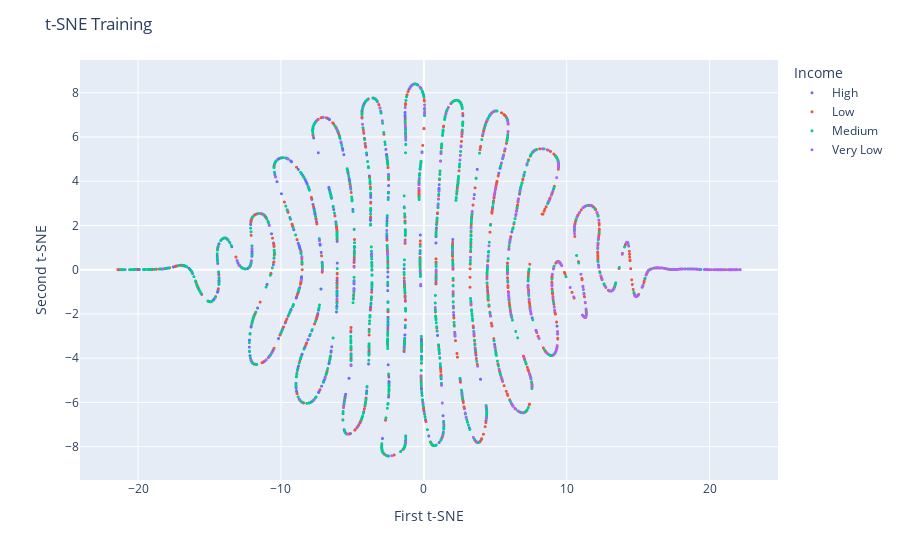
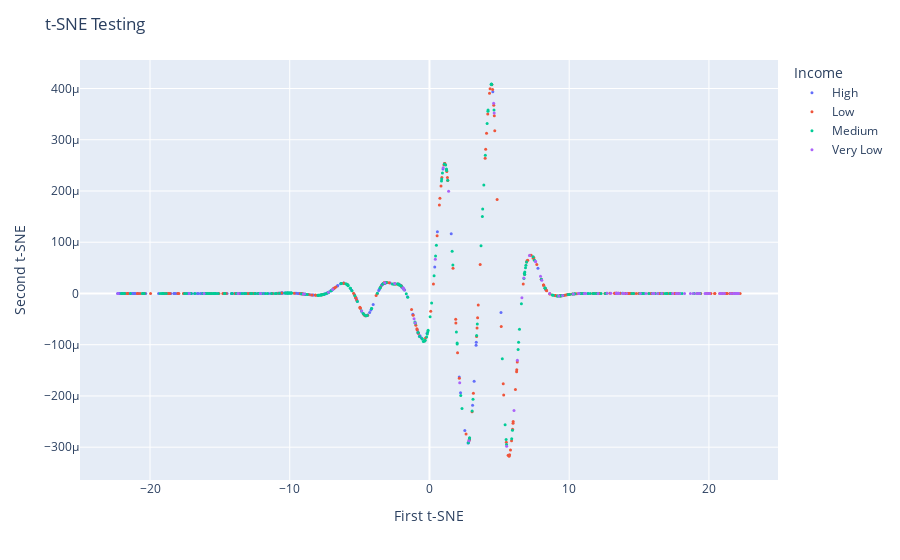

Notebook source saved alongside these figures, in order:
### Code cell
import plotly.express as px

dftemp = pd.DataFrame(
    {"x": temp_train[:, 0], "y": temp_train[:, 1], "Income": train_data["Income"]}
)
fig1 = px.scatter(dftemp, x="x", y="y", color="Income")
fig1.update_traces(marker={"size": 3})
fig1.update_layout(
    title="t-SNE Training",
    xaxis_title="First t-SNE",
    yaxis_title="Second t-SNE",
)
fig1.show()


dftemp = pd.DataFrame(
    {"x": temp_test[:, 0], "y": temp_test[:, 1], "Income": test_data["Income"]}
)
fig1 = px.scatter(dftemp, x="x", y="y", color="Income")
fig1.update_traces(marker={"size": 3})
fig1.update_layout(
    title="t-SNE Testing",
    xaxis_title="First t-SNE",
    yaxis_title="Second t-SNE",
)
fig1.show()

### Figure 1 — Plotly figure (JSON) as saved in the notebook; plotly's stock layout.template omitted (floating-point values rounded to 4 significant figures; data arrays with more than 128 entries replaced by an {"elided": "..."} marker saying what was removed)
{"data": [{"hovertemplate": "Income=High<br>x=%{x}<br>y=%{y}<extra></extra>", "legendgroup": "High", "marker": {"color": "#636efa", "size": 3, "symbol": "circle"}, "mode": "markers", "name": "High", "showlegend": true, "type": "scattergl", "x": {"elided": "821 float values"}, "xaxis": "x", "y": {"elided": "821 float values"}, "yaxis": "y"}, {"hovertemplate": "Income=Low<br>x=%{x}<br>y=%{y}<extra></extra>", "legendgroup": "Low", "marker": {"color": "#EF553B", "size": 3, "symbol": "circle"}, "mode": "markers", "name": "Low", "showlegend": true, "type": "scattergl", "x": {"elided": "1064 float values"}, "xaxis": "x", "y": {"elided": "1064 float values"}, "yaxis": "y"}, {"hovertemplate": "Income=Medium<br>x=%{x}<br>y=%{y}<extra></extra>", "legendgroup": "Medium", "marker": {"color": "#00cc96", "size": 3, "symbol": "circle"}, "mode": "markers", "name": "Medium", "showlegend": true, "type": "scattergl", "x": {"elided": "1038 float values"}, "xaxis": "x", "y": {"elided": "1038 float values"}, "yaxis": "y"}, {"hovertemplate": "Income=Very Low<br>x=%{x}<br>y=%{y}<extra></extra>", "legendgroup": "Very Low", "marker": {"color": "#ab63fa", "size": 3, "symbol": "circle"}, "mode": "markers", "name": "Very Low", "showlegend": true, "type": "scattergl", "x": {"elided": "365 float values"}, "xaxis": "x", "y": {"elided": "365 float values"}, "yaxis": "y"}], "layout": {"legend": {"title": {"text": "Income"}, "tracegroupgap": 0}, "margin": {"t": 60}, "title": {"text": "t-SNE Training"}, "xaxis": {"anchor": "y", "domain": [0, 1], "title": {"text": "First t-SNE"}}, "yaxis": {"anchor": "x", "domain": [0, 1], "title": {"text": "Second t-SNE"}}}}

### Figure 2 — Plotly figure (JSON) as saved in the notebook; plotly's stock layout.template omitted (floating-point values rounded to 4 significant figures; data arrays with more than 128 entries replaced by an {"elided": "..."} marker saying what was removed)
{"data": [{"hovertemplate": "Income=High<br>x=%{x}<br>y=%{y}<extra></extra>", "legendgroup": "High", "marker": {"color": "#636efa", "size": 3, "symbol": "circle"}, "mode": "markers", "name": "High", "orientation": "v", "showlegend": true, "type": "scatter", "x": {"elided": "187 float values"}, "xaxis": "x", "y": {"elided": "187 float values"}, "yaxis": "y"}, {"hovertemplate": "Income=Low<br>x=%{x}<br>y=%{y}<extra></extra>", "legendgroup": "Low", "marker": {"color": "#EF553B", "size": 3, "symbol": "circle"}, "mode": "markers", "name": "Low", "orientation": "v", "showlegend": true, "type": "scatter", "x": {"elided": "288 float values"}, "xaxis": "x", "y": {"elided": "288 float values"}, "yaxis": "y"}, {"hovertemplate": "Income=Medium<br>x=%{x}<br>y=%{y}<extra></extra>", "legendgroup": "Medium", "marker": {"color": "#00cc96", "size": 3, "symbol": "circle"}, "mode": "markers", "name": "Medium", "orientation": "v", "showlegend": true, "type": "scatter", "x": {"elided": "254 float values"}, "xaxis": "x", "y": {"elided": "254 float values"}, "yaxis": "y"}, {"hovertemplate": "Income=Very Low<br>x=%{x}<br>y=%{y}<extra></extra>", "legendgroup": "Very Low", "marker": {"color": "#ab63fa", "size": 3, "symbol": "circle"}, "mode": "markers", "name": "Very Low", "orientation": "v", "showlegend": true, "type": "scatter", "x": [12.72, 20.02, 6.757, 21.98, 19.76, -12.12, 6.292, 17.67, 4.593, 18.89, -1.026, 13.39, 15.49, 21.99, 16.02, -8.944, 9.253, 2.832, 21.11, -16.13, 20.77, -1.807, 22.01, 22.09, 0.9837, -6.927, 19.13, 7.949, 15.97, 7.6, -9.015, 12.07, 7.589, -12.07, 0.4196, 20.84, 14.1, 13.47, 6.616, 19.33, -4.852, 13.41, 5.527, -1.889, 16.34, 10.68, 21.74, -2.485, 1.37, 10.7, -1.103, 16.63, 11.09, 21.01, 8.04, 15.09, 17.41, 12.98, 22.11, 4.631, 8.597, 6.051, 7.157, 18.26, 13.38, 19.24, 10.29, 18.68, 21.92, 17.9, -13.7, 20.03, -22.29, 13.52, -3.201, 20.84, 11.16, -7.229, 13.53, 22.04, 19.88, 21.79, 13.9, 22.01, -17.18, 13.85, 13.92, 19.72, 21.56, 16.07, 9.527, 17.76, 2.164], "xaxis": "x", "y": [1.899e-07, 6.597e-09, 3.008e-05, 3.138e-09, 3.939e-09, -2.608e-07, -0.0001302, 3.318e-09, 0.0003714, 2.038e-09, -5.703e-05, 2.91e-07, -3.917e-08, 3.041e-09, -2.15e-08, -1.203e-06, -4.923e-06, -0.0002874, 4.316e-09, 9.864e-11, 5.321e-09, 7.202e-06, 3.096e-09, 2.931e-09, 0.0002452, 7.751e-06, 1.941e-09, 3.38e-05, -2.309e-08, 6.198e-05, -9.839e-07, 9.088e-09, 6.273e-05, -2.69e-07, 6.669e-05, 4.837e-09, 1.035e-07, 2.79e-07, -8.406e-06, 2.059e-09, -3.43e-05, 2.876e-07, -0.0002984, 1.045e-05, -9.334e-09, -2.08e-07, 3.386e-09, 1.922e-05, 0.0001994, -1.79e-07, -4.919e-05, -2.029e-09, 4.143e-08, 4.52e-09, 2.557e-05, -3.428e-08, 2.945e-09, 2.609e-07, 2.912e-09, 0.0003523, -2.39e-07, -0.0002286, 7.392e-05, 2.962e-09, 2.913e-07, 1.98e-09, -9.17e-07, 2.307e-09, 3.095e-09, 3.312e-09, 2.252e-08, 6.586e-09, 1.365e-10, 2.688e-07, 2.102e-05, 4.959e-09, 4.998e-08, 2.152e-06, 2.643e-07, 3.072e-09, 4.031e-09, 3.232e-09, 1.58e-07, 3.017e-09, 1.435e-09, 1.775e-07, 1.548e-07, 3.903e-09, 3.505e-09, -1.919e-08, -4.183e-06, 3.342e-09, -0.0001742], "yaxis": "y"}], "layout": {"legend": {"title": {"text": "Income"}, "tracegroupgap": 0}, "margin": {"t": 60}, "title": {"text": "t-SNE Testing"}, "xaxis": {"anchor": "y", "domain": [0, 1], "title": {"text": "First t-SNE"}}, "yaxis": {"anchor": "x", "domain": [0, 1], "title": {"text": "Second t-SNE"}}}}
